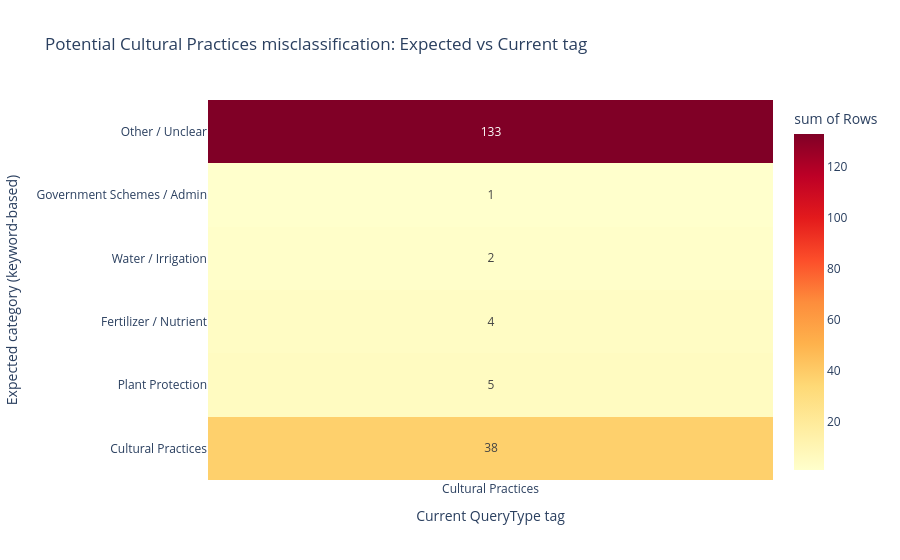

Write notebook code for a chart like this one.
### Markdown cell above
**Cultural Practices categorization audit (targeted check):**

This diagnostic checks rows currently tagged as `Cultural Practices` and infers an expected category from query keywords. Rows where expected category is not Cultural Practices are flagged as potential misclassification.

### Code cell
# Cultural Practices misclassification audit
import re

cp = df[df['QueryType_clean'] == 'Cultural Practices'].copy()
cp['query_lower'] = cp['QueryText'].astype(str).str.lower()

def infer_expected_category(text):
    if re.search(r'scheme|yojana|subsid|pm[- ]?kisan|insurance|credit|loan|kcc|registration|portal', text):
        return 'Government Schemes / Admin'
    if re.search(r'pest|insect|worm|caterpillar|disease|blight|rot|fung|spray|pesticide', text):
        return 'Plant Protection'
    if re.search(r'fertili|urea|dap|npk|potash|manure|nutrient|micronutrient|zinc', text):
        return 'Fertilizer / Nutrient'
    if re.search(r'irrigat|water|drip|sprinkler|canal|moisture', text):
        return 'Water / Irrigation'
    if re.search(r'market|price|rate|mandi|sell|buyer|msp', text):
        return 'Market / Price'
    if re.search(r'seed|variet|sowing|spacing|pruning|nursery|transplant|cultivation|harvest', text):
        return 'Cultural Practices'
    return 'Other / Unclear'

cp['expected_category'] = cp['query_lower'].apply(infer_expected_category)
cp['current_tag'] = 'Cultural Practices'
cp['potential_misclassified'] = cp['expected_category'] != 'Cultural Practices'

total_cp = len(cp)
flagged_count = int(cp['potential_misclassified'].sum())
print(f'Cultural Practices rows checked: {total_cp}')
print(f'Potentially misclassified rows: {flagged_count} ({100*flagged_count/max(total_cp,1):.1f}%)')

expected_order = [
    'Cultural Practices',
    'Plant Protection',
    'Fertilizer / Nutrient',
    'Water / Irrigation',
    'Market / Price',
    'Government Schemes / Admin',
    'Other / Unclear',
]

heat = (
    cp.groupby(['expected_category', 'current_tag'])
    .size()
    .reset_index(name='count')
)
heat['expected_category'] = pd.Categorical(heat['expected_category'], categories=expected_order, ordered=True)
heat = heat.sort_values('expected_category')

fig_cp = px.density_heatmap(
    heat,
    x='current_tag',
    y='expected_category',
    z='count',
    color_continuous_scale='YlOrRd',
    text_auto=True,
    title='Potential Cultural Practices misclassification: Expected vs Current tag',
    labels={'current_tag': 'Current QueryType tag', 'expected_category': 'Expected category (keyword-based)', 'count': 'Rows'},
)
fig_cp.update_layout(yaxis_title='Expected category (keyword-based)', xaxis_title='Current QueryType tag')
fig_cp.show()

flagged_samples = cp[cp['potential_misclassified']].copy()
show_cols = ['StateName', 'DistrictName', 'Crop', 'QueryText', 'expected_category']
print('\nSample flagged rows:')
display(flagged_samples[show_cols].head(15))

### Figure 1 — Plotly figure (JSON) as saved in the notebook; plotly's stock layout.template omitted (floating-point values rounded to 4 significant figures)
{"data": [{"coloraxis": "coloraxis", "histfunc": "sum", "hovertemplate": "Current QueryType tag=%{x}<br>Expected category (keyword-based)=%{y}<br>sum of Rows=%{z}<extra></extra>", "name": "", "texttemplate": "%{z}", "type": "histogram2d", "x": ["Cultural Practices", "Cultural Practices", "Cultural Practices", "Cultural Practices", "Cultural Practices", "Cultural Practices"], "xaxis": "x", "xbingroup": "x", "y": ["Cultural Practices", "Plant Protection", "Fertilizer / Nutrient", "Water / Irrigation", "Government Schemes / Admin", "Other / Unclear"], "yaxis": "y", "ybingroup": "y", "z": [38, 5, 4, 2, 1, 133]}], "layout": {"coloraxis": {"colorbar": {"title": {"text": "sum of Rows"}}, "colorscale": [[0.0, "rgb(255,255,204)"], [0.125, "rgb(255,237,160)"], [0.25, "rgb(254,217,118)"], [0.375, "rgb(254,178,76)"], [0.5, "rgb(253,141,60)"], [0.625, "rgb(252,78,42)"], [0.75, "rgb(227,26,28)"], [0.875, "rgb(189,0,38)"], [1.0, "rgb(128,0,38)"]]}, "legend": {"tracegroupgap": 0}, "title": {"text": "Potential Cultural Practices misclassification: Expected vs Current tag"}, "xaxis": {"anchor": "y", "domain": [0.0, 1.0], "title": {"text": "Current QueryType tag"}}, "yaxis": {"anchor": "x", "domain": [0.0, 1.0], "title": {"text": "Expected category (keyword-based)"}}}}
